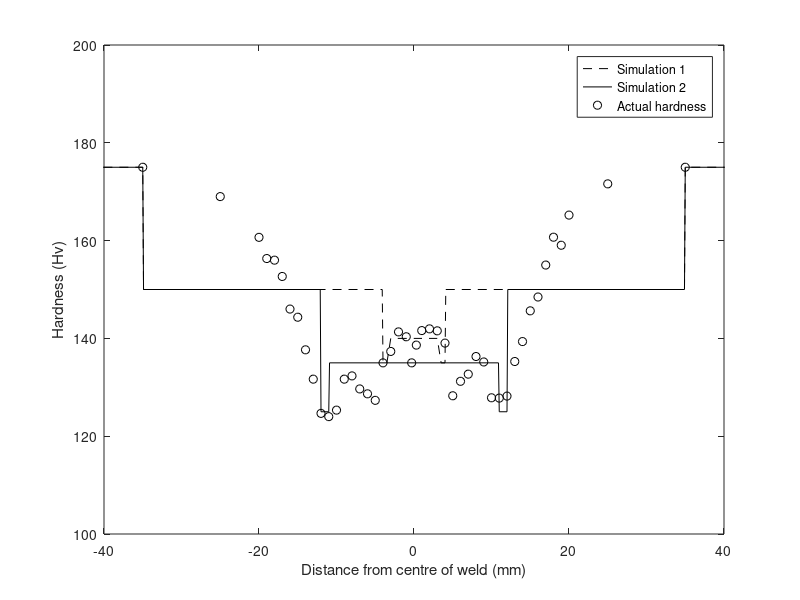
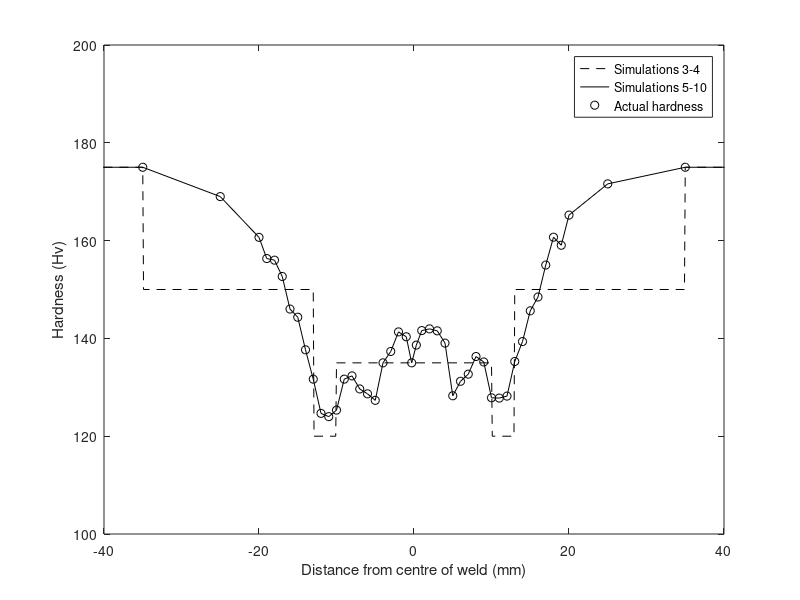

Source code (MATLAB) for these figures, in order:
clear all;
close all;

Hv=[-75	175
-35	175
-25	169
-20	160.6667
-19	156.3333
-18	156
-17	152.6667
-16	146
-15	144.3333
-14	137.6667
-13	131.6667
-12	124.6667
-11	124
-10	125.3333
-9	131.6667
-8	132.3333
-7	129.6667
-6	128.6667
-5	127.3333
-4	135
-3	137.3333
-2	141.3333
-1	140.3333
-0.3	135
0.3	138.6298224
1	141.5996509
2	141.9526502
3	141.5480077
4	139.0376555
5	128.2676611
6	131.2265896
7	132.6895047
8	136.2960874
9	135.1806985
10	127.8567933
11	127.793727
12	128.2018859
13	135.2746208
14	139.3539346
15	145.6377579
16	148.465723
17	155.0004799
18	160.6950725
19	159.0517533
20	165.216467
25	171.6039464
35	175
75	175];

LM_Direct=[-75	175
-35	175
-34.9	150
-4.1	150
-4.0 135
-3.5 135
-3 140
0 140
3 140
3.5 135
4.0 135
4.1 150
34.9 150
35 175
75 175];

LM_Cal1=[-75	175
-35	175
-34.9	150
-12.1	150
-12.0 125
-11 125
-10.9 135
0 135
10.9 135
11 125
12 125
12.1 150
34.9 150
35 175
75 175];

LM_Cal2=[-75	175
-35	175
-34.9	150
-13	150
-12.9 120
-10.1 120
-10 135
0 135
10 135
10.1 120
12.9 120
13 150
34.9 150
35 175
75 175];

LM_Cal3=[-75	175
-35	175
-34.9	150
-13	150
-12.9 120
-10.1 120
-10 135
0 135
10 135
10.1 120
12.9 120
13 150
34.9 150
35 175
75 175];

h=figure;
plot(LM_Direct(:,1),LM_Direct(:,2),'--k');
hold on;
plot(LM_Cal1(:,1),LM_Cal1(:,2),'k');
plot(Hv(:,1),Hv(:,2),'ok');
legend('Simulation 1','Simulation 2','Actual hardness');
xlabel('Distance from centre of weld (mm)');
ylabel('Hardness (Hv)');
xlim([-40 40]);
ylim([100 200]);
saveas(h,'HvProfileInput','fig');

i=figure;
plot(LM_Cal2(:,1),LM_Cal2(:,2),'--k');
hold on;
plot(Hv(:,1),Hv(:,2),'-k');
plot(Hv(:,1),Hv(:,2),'ok');
legend('Simulations 3-4','Simulations 5-10','Actual hardness');
xlabel('Distance from centre of weld (mm)');
ylabel('Hardness (Hv)');
xlim([-40 40]);
ylim([100 200]);
saveas(i,'HvProfileInput2','fig');





